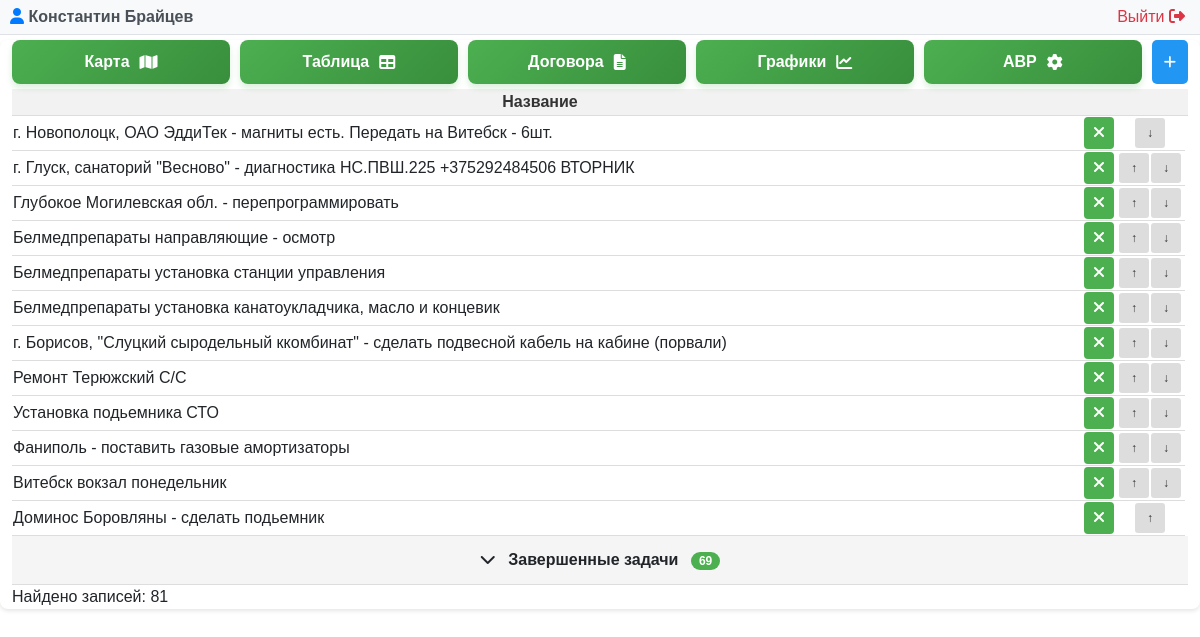
Before: /problem.php (signed in) with the older database file.
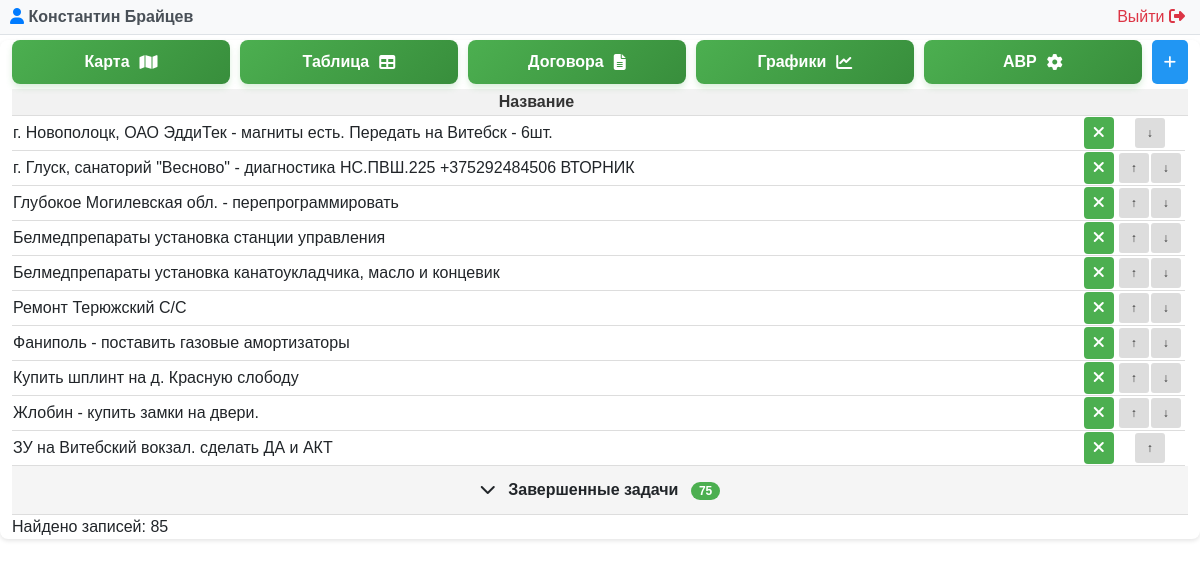
After: the same page with the newer database file.
### tables this page shows
CREATE TABLE "LIFTEH_problem" ("id" integer NOT NULL PRIMARY KEY AUTOINCREMENT, "name" varchar(255) NOT NULL, "created_date" DATETIME DEFAULT CURRENT_TIMESTAMP, "is_completed" bool NOT NULL, "user_id" integer NOT NULL REFERENCES "auth_user" ("id") DEFERRABLE INITIALLY DEFERRED, priority INTEGER);

### problem.php (called while the page is built, shortened)
<?php
require __DIR__ . '/modules/problem/problem.php';

### modules/problem/problem.php (the view, shortened to what the changed rows need)
<?php
try {
    $db = new PDO('sqlite:' . DB_PATH);
    $db->setAttribute(PDO::ATTR_ERRMODE, PDO::ERRMODE_EXCEPTION);
} catch(PDOException $e) {
    die("Ошибка подключения к БД: " . $e->getMessage());
}
$db->exec("CREATE TABLE IF NOT EXISTS LIFTEH_problem (
    id INTEGER PRIMARY KEY AUTOINCREMENT,
    name TEXT NOT NULL,
    created_date DATETIME DEFAULT CURRENT_TIMESTAMP,
    is_completed INTEGER DEFAULT 0,
    user_id INTEGER,
    priority INTEGER DEFAULT 0
)");
$stmt = $db->query("SELECT * FROM LIFTEH_problem WHERE is_completed != 2 ORDER BY is_completed, priority ASC");
$problems = $stmt->fetchAll(PDO::FETCH_ASSOC);
?>
<!DOCTYPE html>
<html lang="ru">
<?php $pageTitle = 'Управление проблемами'; include __DIR__ . '/../../includes/header.php'; ?>
<body>
    <div class="container">
        <div class="controls">
            <div class="button-group">
            </div>
        </div>
        <table id="problemTable">
            <thead>
                <tr>
                    <th>Название</th>
                    <th></th>
                    <th></th>
                    <th></th>
                </tr>
            </thead>
            <tbody>
                <?php
                $activeProblems = [];
                $completedProblems = [];
                foreach ($problems as $problem) {
                    if ($problem['is_completed'] == 1) {
                        $completedProblems[] = $problem;
                    } else {
                        $activeProblems[] = $problem;
                    }
                }
                ?>
                <?php foreach ($activeProblems as $problem): ?>
                <tr class="problem-row active-row" data-status="active" data-id="<?= $problem['id'] ?>">
                    <td class="<?php if ($problem['is_completed'] == 2) echo 'deleted'; ?>"
                        id="row-<?= $problem['id'] ?>"
                        onclick="openEditModal(<?= $problem['id'] ?>)"
                        style="text-align: left;">
                        <?= htmlspecialchars($problem['name']) ?>
                    </td>
                    <td style="text-align: right;">
                        <form method="POST" style="display: inline;" onsubmit="return toggleComplete(event, this)">
                            <button type="submit" class="status-badge <?= $problem['is_completed'] ? 'status-completed' : 'status-active' ?>" style="width: 30px;">
                                <?= $problem['is_completed'] ? '<i class="fas fa-check"></i>' : '<i class="fas fa-times"></i>' ?>
                            </button>
                        </form>
                    </td>
                    <td style="width: 70px;">
                        <div class="priority-buttons">
                            <?php
                            $minMax = $db->query("SELECT MIN(priority) as min_priority, MAX(priority) as max_priority
                                                    FROM LIFTEH_problem
                                                    WHERE is_completed = 0")->fetch(PDO::FETCH_ASSOC);
                            $minPriority = $minMax['min_priority'];
                            $maxPriority = $minMax['max_priority'];
                            ?>
                            <?php if ($problem['is_completed'] == 0): ?>
                                <?php if ($problem['priority'] > $minPriority): ?>
                                    <form method="POST" style="display: inline;" onsubmit="return movePriority(event, this)">
                                        <button type="submit" class="priority-btn" title="Повысить приоритет">↑</button>
                                    </form>
                                <?php endif; ?>
                                <?php if ($problem['priority'] < $maxPriority): ?>
                                    <form method="POST" style="display: inline;" onsubmit="return movePriority(event, this)">
                                        <button type="submit" class="priority-btn" title="Понизить приоритет">↓</button>
                                    </form>
                                <?php endif; ?>
                            <?php else: ?>
                                <span class="priority-disabled"></span>
                            <?php endif; ?>
                        </div>
                    </td>
                </tr>
                <?php endforeach; ?>
                <?php if (count($completedProblems) > 0): ?>
                <tr class="accordion-row" id="accordionRow">
                    <td colspan="4" style="background-color: #f5f5f5; cursor: pointer; padding: 12px; text-align: center; font-weight: bold;" onclick="toggleCompletedTasks()">
                        <span id="accordionIcon">
                            <i class="fas fa-chevron-down"></i>
                        </span>
                        Завершенные задачи
                        <span style="background-color: #4CAF50; color: white; padding: 2px 8px; border-radius: 12px; font-size: 12px; margin-left: 8px;">
                            <?= count($completedProblems) ?>
                        </span>
                    </td>
                </tr>
                <?php endif; ?>
            </tbody>
        </table>
        <div class="count">Найдено записей: <?= count($problems); ?></div>
    </div>
</body>
</html>

Changed rows visible on the page:
no longer on this page (row edited): lifteh_problem: name "Белмедпрепараты направляющие - осмотр", is_completed False (drawn)
no longer on this page (row edited): lifteh_problem: name "г. Борисов, \"Слуцкий сыродельный ккомбинат\" - сделать подвесной кабель на кабине (порвали)", is_completed False (drawn)
no longer on this page (row edited): lifteh_problem: name "Установка подьемника СТО", is_completed False (drawn)
no longer on this page (row edited): lifteh_problem: name "Витебск вокзал понедельник", is_completed False (drawn)
no longer on this page (row edited): lifteh_problem: name "Доминос Боровляны - сделать подьемник", is_completed False (drawn)
added lifteh_problem: name "Купить шплинт на д. Красную слободу", is_completed False (drawn)
added lifteh_problem: name "Жлобин - купить замки на двери.", is_completed False (drawn)
added lifteh_problem: name "ЗУ на Витебский вокзал. сделать ДА и АКТ", is_completed False (drawn)
Other visible differences:
count($completedProblems): "69" → "75"
count($problems): "81" → "85"
